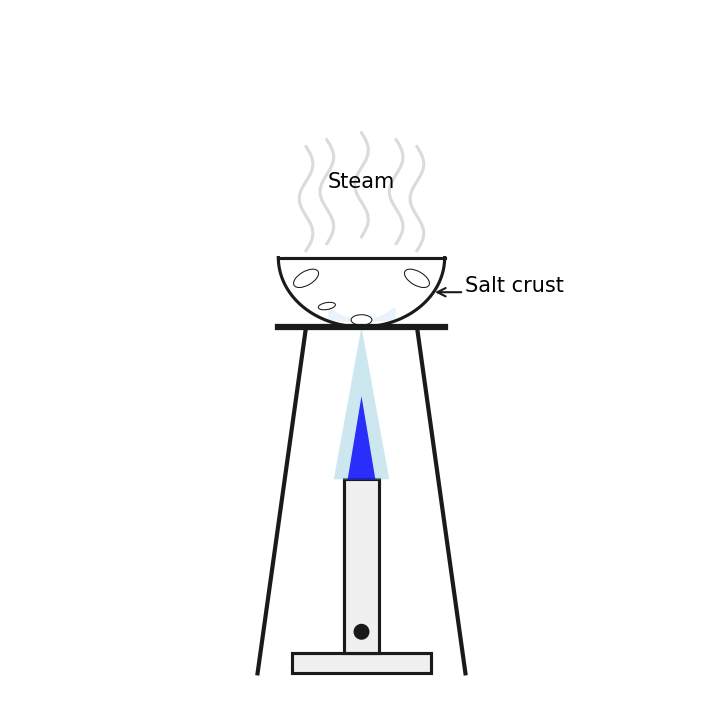

The script that drew this image:
import matplotlib.pyplot as plt
import matplotlib.patches as patches
import numpy as np

def draw_diagram():
    fig, ax = plt.subplots(figsize=(6, 6))
    ax.set_xlim(0, 10)
    ax.set_ylim(0, 10)
    ax.set_aspect('equal')
    ax.axis('off')

    # Colors
    line_color = '#1a1a1a'
    fill_color = '#f0f0f0'
    flame_outer = '#add8e6'
    flame_inner = '#0000ff'
    salt_color = '#ffffff'

    # --- Bunsen Burner ---
    # Base
    base = patches.Rectangle((4, 0.5), 2, 0.3, facecolor=fill_color, edgecolor=line_color, linewidth=1.5)
    ax.add_patch(base)
    # Barrel
    barrel = patches.Rectangle((4.75, 0.8), 0.5, 2.5, facecolor=fill_color, edgecolor=line_color, linewidth=1.5)
    ax.add_patch(barrel)
    # Air hole (open for roaring flame)
    air_hole = patches.Circle((5, 1.1), 0.1, color=line_color)
    ax.add_patch(air_hole)

    # --- Roaring Flame ---
    # Outer flame
    outer_flame_pts = [[4.6, 3.3], [5, 5.5], [5.4, 3.3]]
    outer_flame = patches.Polygon(outer_flame_pts, closed=True, facecolor=flame_outer, alpha=0.6, edgecolor=None)
    ax.add_patch(outer_flame)
    # Inner flame
    inner_flame_pts = [[4.8, 3.3], [5, 4.5], [5.2, 3.3]]
    inner_flame = patches.Polygon(inner_flame_pts, closed=True, facecolor=flame_inner, alpha=0.8, edgecolor=None)
    ax.add_patch(inner_flame)

    # --- Tripod ---
    # Legs
    ax.plot([3.5, 4.2], [0.5, 5.5], color=line_color, linewidth=2)
    ax.plot([6.5, 5.8], [0.5, 5.5], color=line_color, linewidth=2)
    # Top ring / Gauze
    ax.plot([3.8, 6.2], [5.5, 5.5], color=line_color, linewidth=3) # Wire gauze

    # --- Evaporating Dish ---
    # Dish body (semi-circle)
    theta = np.linspace(np.pi, 2*np.pi, 100)
    dish_x = 5 + 1.2 * np.cos(theta)
    dish_y = 6.5 + 1.0 * np.sin(theta)
    ax.plot(dish_x, dish_y, color=line_color, linewidth=1.5)
    ax.plot([3.8, 6.2], [6.5, 6.5], color=line_color, linewidth=1.5)
    
    # --- Contents ---
    # Tiny amount of liquid
    liquid_theta = np.linspace(1.3*np.pi, 1.7*np.pi, 50)
    liq_x = 5 + 0.8 * np.cos(liquid_theta)
    liq_y = 6.5 + 0.9 * np.sin(liquid_theta)
    ax.fill_between(liq_x, liq_y, 5.6, color='#eaf2fb')

    # Crusty salt forming on edges
    salt_patches = [
        patches.Ellipse((4.2, 6.2), 0.4, 0.2, angle=30, facecolor=salt_color, edgecolor=line_color, linewidth=0.5),
        patches.Ellipse((5.8, 6.2), 0.4, 0.2, angle=-30, facecolor=salt_color, edgecolor=line_color, linewidth=0.5),
        patches.Ellipse((5.0, 5.6), 0.3, 0.15, facecolor=salt_color, edgecolor=line_color, linewidth=0.5),
        patches.Ellipse((4.5, 5.8), 0.25, 0.1, angle=10, facecolor=salt_color, edgecolor=line_color, linewidth=0.5)
    ]
    for p in salt_patches:
        ax.add_patch(p)

    # --- Vigorous Steam ---
    def draw_steam(x_start, y_start):
        ts = np.linspace(0, 1.5, 20)
        xs = x_start + 0.1 * np.sin(2 * np.pi * ts)
        ys = y_start + ts
        ax.plot(xs, ys, color='#cccccc', linewidth=1.5, alpha=0.7)

    draw_steam(4.5, 6.7)
    draw_steam(5.0, 6.8)
    draw_steam(5.5, 6.7)
    draw_steam(4.2, 6.6)
    draw_steam(5.8, 6.6)

    # Labels
    ax.text(5, 7.5, "Steam", ha='center', fontsize=10)
    ax.text(6.5, 6.0, "Salt crust", ha='left', fontsize=10)
    ax.annotate('', xy=(6.0, 6.0), xytext=(6.5, 6.0), arrowprops=dict(arrowstyle='->', color=line_color))

    plt.savefig("out.png", dpi=150, bbox_inches='tight')

draw_diagram()
